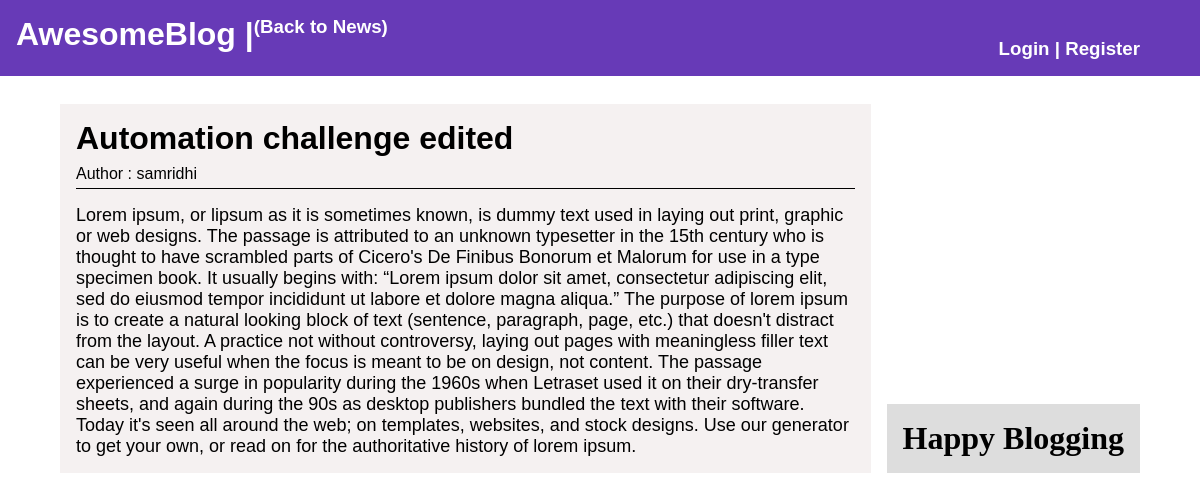
Screenshot of /blogs/article/1/ with the database file from the repository.
### blog/models.py (models this page shows, shortened)
class Post(models.Model):
	title = models.CharField(max_length=255)
	author = models.ForeignKey(User,on_delete=models.CASCADE)
	body = models.TextField()

### blog/views.py (the view)
# urls.py: path('article/<int:pk>/',PostDetailView.as_view(),name="post-detail"),
class PostDetailView(DetailView):
	model=Post
	template_name= 'postdetail.html'

### blog/templates/postdetail.html (shortened to what this page needs)
{% extends 'baseblog.html' %}
{% block content %}
	<div class="post_detail">
		<div class="post_info">
			<h1>{{post.title}}</h1>
			<div class="post_detail_meta">
				<p>Author : {{post.author}}
				</p>
			</div>
		</div>
		<div class="post_detail_content">
			{{post.body}}
		</div>
	</div>
{% endblock  %}

### static/css/style.css (style rules this page uses)
* { margin: 0; padding: 0; }
.post_detail { font-family: sans-serif; background: #f3eeeecf; padding: 1rem; }
.post_detail_meta { margin-top: .5rem; }
.post_detail_content { padding-top: 1rem; font-size: 18px; }
.post_info { border-bottom: 1px solid; padding-bottom: 5px; }

### rows the page displays
Post: title "Automation challenge edited", author "samridhi", body "Lorem ipsum, or lipsum as it is sometimes known, is dummy text used in laying out print, graphic or web designs. The passage is attributed to an unknown typesetter in the 15th century who is thought to have scrambled parts of Cicero's De Finibus Bonorum et Malorum for use in a type specimen book. It usually begins with: “Lorem ipsum dolor sit amet, consectetur adipiscing elit, sed do eiusmod tempor incididunt ut labore et dolore magna aliqua.” The purpose of lorem ipsum is to create a natural looking block of text (sentence, paragraph, page, etc.) that doesn't distract from the layout. A practice not without controversy, laying out pages with meaningless filler text can be very useful when…"
